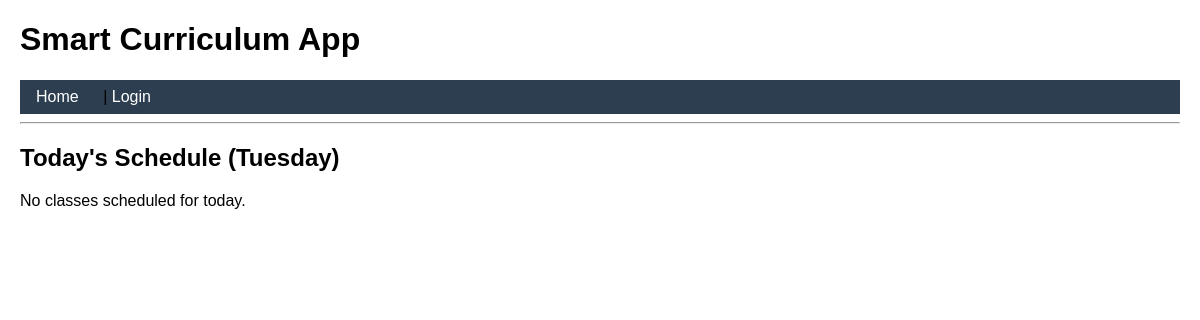
The page /today/ on the database as committed earlier.
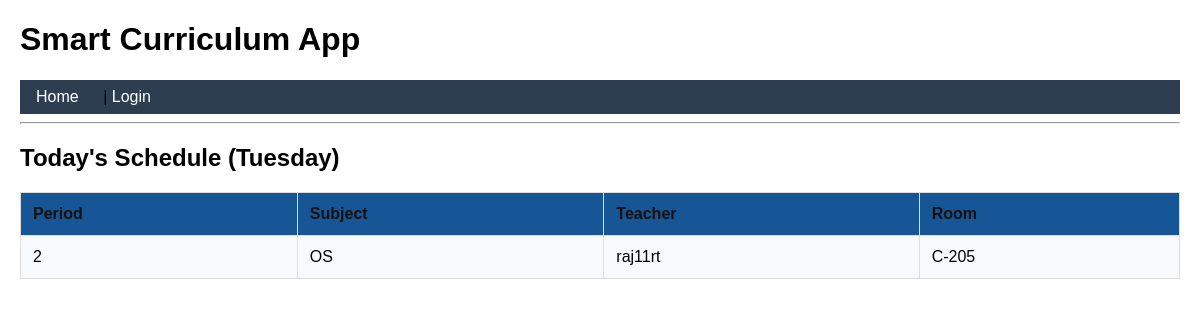
The same page on the database as committed later.
### core/models.py (models this page shows, shortened)
class TimetableEntry(models.Model):
    day = models.CharField(max_length=10)  # e.g. Monday
    period = models.IntegerField()         # 1,2,3...
    subject = models.CharField(max_length=100)
    room = models.CharField(max_length=20, blank=True)
    teacher = models.ForeignKey(User, on_delete=models.CASCADE, related_name="classes")

### core/views.py (the view)
# urls.py: path("today/", views.today_schedule, name="today_schedule"),
def today_schedule(request):
    weekday_map = {
        0: "Monday",
        1: "Tuesday",
        2: "Wednesday",
        3: "Thursday",
        4: "Friday",
        5: "Saturday",
        6: "Sunday",
    }
    today_name = weekday_map[datetime.date.today().weekday()]
    entries = TimetableEntry.objects.filter(day=today_name).order_by("period")
    context = {
        "day": today_name,
        "entries": entries,
    }
    return render(request, "core/today_schedule.html", context)

### core/templates/core/today_schedule.html
{% extends "core/base.html" %}
{% block content %}
<h2>Today's Schedule ({{ day }})</h2>
{% if entries %}
<table>
    <tr>
        <th>Period</th>
        <th>Subject</th>
        <th>Teacher</th>
        <th>Room</th>
    </tr>
    {% for entry in entries %}
    <tr>
        <td>{{ entry.period }}</td>
        <td>{{ entry.subject }}</td>
        <td>{{ entry.teacher.get_full_name|default:entry.teacher.username }}</td>
        <td>{{ entry.room }}</td>
    </tr>
    {% endfor %}
</table>
{% else %}
<p>No classes scheduled for today.</p>
{% endif %}
{% endblock %}

### core/templates/core/base.html (shortened to what this page needs)
<!DOCTYPE html>
<html lang="en">
<head>
</head>
<body>
    <h1>Smart Curriculum App</h1>
  <nav style="background: #2c3e50 !important;">
  <a href="{% url 'home' %}">Home</a>
  {% if request.user.is_authenticated %}
    |
    <a href="{% url 'teacher_dashboard' %}">Teacher</a>
    |
    <a href="{% url 'student_dashboard' %}">Student</a>
    |
    <a href="{% url 'logout' %}?next=/">Logout</a>
    <span style="float:right;">Logged in as {{ request.user.username }}</span>
  {% else %}
    |
    <a href="{% url 'login' %}">Login</a>
  {% endif %}
</nav>
    <hr>
    {% block content %}{% endblock %}
</body>
</html>

### core/templates/core/base.html (style rules this page uses)
body { font-family: Arial, sans-serif; margin: 20px; }
table { border-collapse: collapse; width: 100%; margin: 10px 0; }
th, td { border: 1px solid #ddd; padding: 12px; text-align: left; }
th { background: #165696; color: rgb(23, 16, 16); font-weight: bold; }
tr:nth-child(even) { background: #f8f9fa; }
nav { background: #2c3e50 !important; padding: 8px 16px; }
nav a { color: white !important; text-decoration: none; margin-right: 20px; font-weight: 500; }

Rows that differ between the two databases and show on the page:
added TimetableEntry: day "Tuesday", period "2", subject "OS", teacher.get_full_name "raj11rt", room "C-205"
Other text that changed with them:
{{ day }}: "Tuesday" → (not shown)
text no longer shown: "No classes scheduled for today."
text now shown: "Period Subject Teacher Room"
